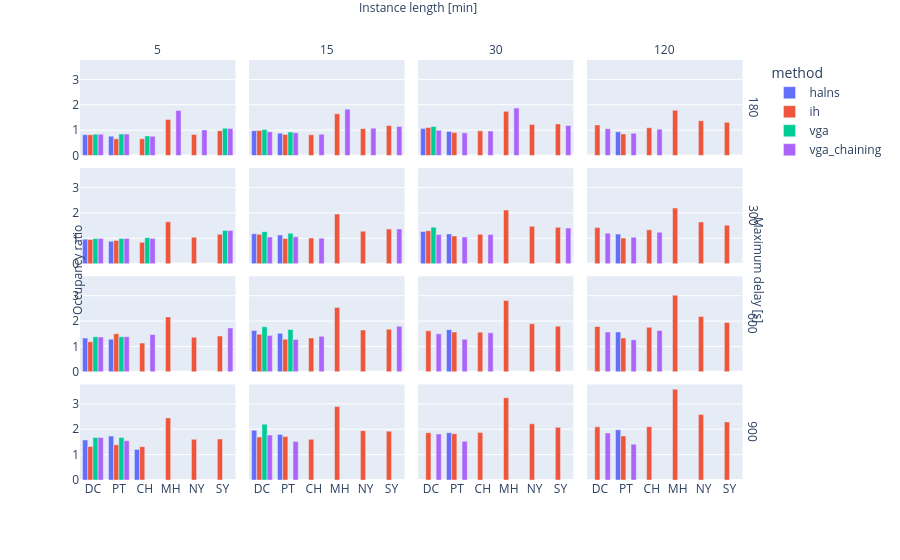

The notebook cell this image was saved under:
### Code cell
fig = px.bar(
    # oc_method,
    weighted_avg,
    # weighted_avg[weighted_avg['area_order'] == 1],
    # oc_method_group[oc_method_group['area_order'] == 0],
    # x='vehicle_hours',
    # y='avg_occupancy',
    y='occ_ratio',
    x='area_short',
    barmode='group',
    color='method',
    # title='Average Cost per Request by Area and Method',
    facet_col='duration_minutes',
    facet_row='max_delay'
)
# fig.update_layout(
#     height=1200,
#     width=1800,
#     title_x=0.5
# )

# Shared axes titles
fig.for_each_yaxis(lambda y: y.update(title=''))  # Remove titles
fig.add_annotation(
    x=-0.02, y=0.5, text="Occupancy ratio", textangle=-90,
    xref="paper", yref="paper", showarrow=False
)
fig.for_each_xaxis(lambda x: x.update(title=''))  # Remove titles
fig.add_annotation(
    x=0.5, y=1.15, text="Instance length [min]", xref="paper", yref="paper", showarrow=False
)  # Add shared title
fig.add_annotation(
    x=1.02, y=0.5, text="Maximum delay [s]", xref="paper", yref="paper", showarrow=False, textangle=90
)  # Add shared facet row title

fig.for_each_annotation(lambda a: a.update(text=a.text.split("=")[-1]))

fig.show()

### Figure 1 — Plotly figure (JSON) as saved in the notebook; plotly's stock layout.template omitted (floating-point values rounded to 4 significant figures)
{"data": [{"alignmentgroup": "True", "hovertemplate": "method=halns<br>max_delay=180<br>duration_minutes=5<br>area_short=%{x}<br>occ_ratio=%{y}<extra></extra>", "legendgroup": "halns", "marker": {"color": "#636efa", "pattern": {"shape": ""}}, "name": "halns", "offsetgroup": "halns", "orientation": "v", "showlegend": true, "textposition": "auto", "type": "bar", "x": ["DC", "PT"], "xaxis": "x13", "y": [0.8232, 0.7633], "yaxis": "y13"}, {"alignmentgroup": "True", "hovertemplate": "method=halns<br>max_delay=180<br>duration_minutes=15<br>area_short=%{x}<br>occ_ratio=%{y}<extra></extra>", "legendgroup": "halns", "marker": {"color": "#636efa", "pattern": {"shape": ""}}, "name": "halns", "offsetgroup": "halns", "orientation": "v", "showlegend": false, "textposition": "auto", "type": "bar", "x": ["DC", "PT"], "xaxis": "x14", "y": [0.9798, 0.8801], "yaxis": "y14"}, {"alignmentgroup": "True", "hovertemplate": "method=halns<br>max_delay=180<br>duration_minutes=30<br>area_short=%{x}<br>occ_ratio=%{y}<extra></extra>", "legendgroup": "halns", "marker": {"color": "#636efa", "pattern": {"shape": ""}}, "name": "halns", "offsetgroup": "halns", "orientation": "v", "showlegend": false, "textposition": "auto", "type": "bar", "x": ["DC", "PT"], "xaxis": "x15", "y": [1.061, 0.9464], "yaxis": "y15"}, {"alignmentgroup": "True", "hovertemplate": "method=halns<br>max_delay=180<br>duration_minutes=120<br>area_short=%{x}<br>occ_ratio=%{y}<extra></extra>", "legendgroup": "halns", "marker": {"color": "#636efa", "pattern": {"shape": ""}}, "name": "halns", "offsetgroup": "halns", "orientation": "v", "showlegend": false, "textposition": "auto", "type": "bar", "x": ["PT"], "xaxis": "x16", "y": [0.934], "yaxis": "y16"}, {"alignmentgroup": "True", "hovertemplate": "method=halns<br>max_delay=300<br>duration_minutes=5<br>area_short=%{x}<br>occ_ratio=%{y}<extra></extra>", "legendgroup": "halns", "marker": {"color": "#636efa", "pattern": {"shape": ""}}, "name": "halns", "offsetgroup": "halns", "orientation": "v", "showlegend": false, "textposition": "auto", "type": "bar", "x": ["DC", "PT"], "xaxis": "x9", "y": [0.9662, 0.8808], "yaxis": "y9"}, {"alignmentgroup": "True", "hovertemplate": "method=halns<br>max_delay=300<br>duration_minutes=15<br>area_short=%{x}<br>occ_ratio=%{y}<extra></extra>", "legendgroup": "halns", "marker": {"color": "#636efa", "pattern": {"shape": ""}}, "name": "halns", "offsetgroup": "halns", "orientation": "v", "showlegend": false, "textposition": "auto", "type": "bar", "x": ["DC", "PT"], "xaxis": "x10", "y": [1.177, 1.131], "yaxis": "y10"}, {"alignmentgroup": "True", "hovertemplate": "method=halns<br>max_delay=300<br>duration_minutes=30<br>area_short=%{x}<br>occ_ratio=%{y}<extra></extra>", "legendgroup": "halns", "marker": {"color": "#636efa", "pattern": {"shape": ""}}, "name": "halns", "offsetgroup": "halns", "orientation": "v", "showlegend": false, "textposition": "auto", "type": "bar", "x": ["DC", "PT"], "xaxis": "x11", "y": [1.269, 1.174], "yaxis": "y11"}, {"alignmentgroup": "True", "hovertemplate": "method=halns<br>max_delay=300<br>duration_minutes=120<br>area_short=%{x}<br>occ_ratio=%{y}<extra></extra>", "legendgroup": "halns", "marker": {"color": "#636efa", "pattern": {"shape": ""}}, "name": "halns", "offsetgroup": "halns", "orientation": "v", "showlegend": false, "textposition": "auto", "type": "bar", "x": ["PT"], "xaxis": "x12", "y": [1.167], "yaxis": "y12"}, {"alignmentgroup": "True", "hovertemplate": "method=halns<br>max_delay=600<br>duration_minutes=5<br>area_short=%{x}<br>occ_ratio=%{y}<extra></extra>", "legendgroup": "halns", "marker": {"color": "#636efa", "pattern": {"shape": ""}}, "name": "halns", "offsetgroup": "halns", "orientation": "v", "showlegend": false, "textposition": "auto", "type": "bar", "x": ["DC", "PT"], "xaxis": "x5", "y": [1.329, 1.286], "yaxis": "y5"}, {"alignmentgroup": "True", "hovertemplate": "method=halns<br>max_delay=600<br>duration_minutes=15<br>area_short=%{x}<br>occ_ratio=%{y}<extra></extra>", "legendgroup": "halns", "marker": {"color": "#636efa", "pattern": {"shape": ""}}, "name": "halns", "offsetgroup": "halns", "orientation": "v", "showlegend": false, "textposition": "auto", "type": "bar", "x": ["DC", "PT"], "xaxis": "x6", "y": [1.628, 1.52], "yaxis": "y6"}, {"alignmentgroup": "True", "hovertemplate": "method=halns<br>max_delay=600<br>duration_minutes=30<br>area_short=%{x}<br>occ_ratio=%{y}<extra></extra>", "legendgroup": "halns", "marker": {"color": "#636efa", "pattern": {"shape": ""}}, "name": "halns", "offsetgroup": "halns", "orientation": "v", "showlegend": false, "textposition": "auto", "type": "bar", "x": ["PT"], "xaxis": "x7", "y": [1.663], "yaxis": "y7"}, {"alignmentgroup": "True", "hovertemplate": "method=halns<br>max_delay=600<br>duration_minutes=120<br>area_short=%{x}<br>occ_ratio=%{y}<extra></extra>", "legendgroup": "halns", "marker": {"color": "#636efa", "pattern": {"shape": ""}}, "name": "halns", "offsetgroup": "halns", "orientation": "v", "showlegend": false, "textposition": "auto", "type": "bar", "x": ["PT"], "xaxis": "x8", "y": [1.572], "yaxis": "y8"}, {"alignmentgroup": "True", "hovertemplate": "method=halns<br>max_delay=900<br>duration_minutes=5<br>area_short=%{x}<br>occ_ratio=%{y}<extra></extra>", "legendgroup": "halns", "marker": {"color": "#636efa", "pattern": {"shape": ""}}, "name": "halns", "offsetgroup": "halns", "orientation": "v", "showlegend": false, "textposition": "auto", "type": "bar", "x": ["CH", "DC", "PT"], "xaxis": "x", "y": [1.203, 1.578, 1.731], "yaxis": "y"}, {"alignmentgroup": "True", "hovertemplate": "method=halns<br>max_delay=900<br>duration_minutes=15<br>area_short=%{x}<br>occ_ratio=%{y}<extra></extra>", "legendgroup": "halns", "marker": {"color": "#636efa", "pattern": {"shape": ""}}, "name": "halns", "offsetgroup": "halns", "orientation": "v", "showlegend": false, "textposition": "auto", "type": "bar", "x": ["DC", "PT"], "xaxis": "x2", "y": [1.962, 1.797], "yaxis": "y2"}, {"alignmentgroup": "True", "hovertemplate": "method=halns<br>max_delay=900<br>duration_minutes=30<br>area_short=%{x}<br>occ_ratio=%{y}<extra></extra>", "legendgroup": "halns", "marker": {"color": "#636efa", "pattern": {"shape": ""}}, "name": "halns", "offsetgroup": "halns", "orientation": "v", "showlegend": false, "textposition": "auto", "type": "bar", "x": ["PT"], "xaxis": "x3", "y": [1.863], "yaxis": "y3"}, {"alignmentgroup": "True", "hovertemplate": "method=halns<br>max_delay=900<br>duration_minutes=120<br>area_short=%{x}<br>occ_ratio=%{y}<extra></extra>", "legendgroup": "halns", "marker": {"color": "#636efa", "pattern": {"shape": ""}}, "name": "halns", "offsetgroup": "halns", "orientation": "v", "showlegend": false, "textposition": "auto", "type": "bar", "x": ["PT"], "xaxis": "x4", "y": [1.978], "yaxis": "y4"}, {"alignmentgroup": "True", "hovertemplate": "method=ih<br>max_delay=180<br>duration_minutes=5<br>area_short=%{x}<br>occ_ratio=%{y}<extra></extra>", "legendgroup": "ih", "marker": {"color": "#EF553B", "pattern": {"shape": ""}}, "name": "ih", "offsetgroup": "ih", "orientation": "v", "showlegend": true, "textposition": "auto", "type": "bar", "x": ["CH", "DC", "MH", "NY", "PT", "SY"], "xaxis": "x13", "y": [0.6641, 0.8203, 1.424, 0.8336, 0.6602, 0.9786], "yaxis": "y13"}, {"alignmentgroup": "True", "hovertemplate": "method=ih<br>max_delay=180<br>duration_minutes=15<br>area_short=%{x}<br>occ_ratio=%{y}<extra></extra>", "legendgroup": "ih", "marker": {"color": "#EF553B", "pattern": {"shape": ""}}, "name": "ih", "offsetgroup": "ih", "orientation": "v", "showlegend": false, "textposition": "auto", "type": "bar", "x": ["CH", "DC", "MH", "NY", "PT", "SY"], "xaxis": "x14", "y": [0.8149, 0.9862, 1.644, 1.057, 0.8331, 1.182], "yaxis": "y14"}, {"alignmentgroup": "True", "hovertemplate": "method=ih<br>max_delay=180<br>duration_minutes=30<br>area_short=%{x}<br>occ_ratio=%{y}<extra></extra>", "legendgroup": "ih", "marker": {"color": "#EF553B", "pattern": {"shape": ""}}, "name": "ih", "offsetgroup": "ih", "orientation": "v", "showlegend": false, "textposition": "auto", "type": "bar", "x": ["CH", "DC", "MH", "NY", "PT", "SY"], "xaxis": "x15", "y": [0.9727, 1.105, 1.741, 1.228, 0.9046, 1.247], "yaxis": "y15"}, {"alignmentgroup": "True", "hovertemplate": "method=ih<br>max_delay=180<br>duration_minutes=120<br>area_short=%{x}<br>occ_ratio=%{y}<extra></extra>", "legendgroup": "ih", "marker": {"color": "#EF553B", "pattern": {"shape": ""}}, "name": "ih", "offsetgroup": "ih", "orientation": "v", "showlegend": false, "textposition": "auto", "type": "bar", "x": ["CH", "DC", "MH", "NY", "PT", "SY"], "xaxis": "x16", "y": [1.097, 1.207, 1.785, 1.373, 0.8539, 1.307], "yaxis": "y16"}, {"alignmentgroup": "True", "hovertemplate": "method=ih<br>max_delay=300<br>duration_minutes=5<br>area_short=%{x}<br>occ_ratio=%{y}<extra></extra>", "legendgroup": "ih", "marker": {"color": "#EF553B", "pattern": {"shape": ""}}, "name": "ih", "offsetgroup": "ih", "orientation": "v", "showlegend": false, "textposition": "auto", "type": "bar", "x": ["CH", "DC", "MH", "NY", "PT", "SY"], "xaxis": "x9", "y": [0.8425, 0.9529, 1.648, 1.043, 0.9129, 1.164], "yaxis": "y9"}, {"alignmentgroup": "True", "hovertemplate": "method=ih<br>max_delay=300<br>duration_minutes=15<br>area_short=%{x}<br>occ_ratio=%{y}<extra></extra>", "legendgroup": "ih", "marker": {"color": "#EF553B", "pattern": {"shape": ""}}, "name": "ih", "offsetgroup": "ih", "orientation": "v", "showlegend": false, "textposition": "auto", "type": "bar", "x": ["CH", "DC", "MH", "NY", "PT", "SY"], "xaxis": "x10", "y": [1.009, 1.157, 1.955, 1.283, 0.9947, 1.368], "yaxis": "y10"}, {"alignmentgroup": "True", "hovertemplate": "method=ih<br>max_delay=300<br>duration_minutes=30<br>area_short=%{x}<br>occ_ratio=%{y}<extra></extra>", "legendgroup": "ih", "marker": {"color": "#EF553B", "pattern": {"shape": ""}}, "name": "ih", "offsetgroup": "ih", "orientation": "v", "showlegend": false, "textposition": "auto", "type": "bar", "x": ["CH", "DC", "MH", "NY", "PT", "SY"], "xaxis": "x11", "y": [1.162, 1.301, 2.113, 1.472, 1.095, 1.432], "yaxis": "y11"}, {"alignmentgroup": "True", "hovertemplate": "method=ih<br>max_delay=300<br>duration_minutes=120<br>area_short=%{x}<br>occ_ratio=%{y}<extra></extra>", "legendgroup": "ih", "marker": {"color": "#EF553B", "pattern": {"shape": ""}}, "name": "ih", "offsetgroup": "ih", "orientation": "v", "showlegend": false, "textposition": "auto", "type": "bar", "x": ["CH", "DC", "MH", "NY", "PT", "SY"], "xaxis": "x12", "y": [1.335, 1.423, 2.19, 1.644, 1.01, 1.517], "yaxis": "y12"}, {"alignmentgroup": "True", "hovertemplate": "method=ih<br>max_delay=600<br>duration_minutes=5<br>area_short=%{x}<br>occ_ratio=%{y}<extra></extra>", "legendgroup": "ih", "marker": {"color": "#EF553B", "pattern": {"shape": ""}}, "name": "ih", "offsetgroup": "ih", "orientation": "v", "showlegend": false, "textposition": "auto", "type": "bar", "x": ["CH", "DC", "MH", "NY", "PT", "SY"], "xaxis": "x5", "y": [1.132, 1.188, 2.163, 1.366, 1.501, 1.411], "yaxis": "y5"}, {"alignmentgroup": "True", "hovertemplate": "method=ih<br>max_delay=600<br>duration_minutes=15<br>area_short=%{x}<br>occ_ratio=%{y}<extra></extra>", "legendgroup": "ih", "marker": {"color": "#EF553B", "pattern": {"shape": ""}}, "name": "ih", "offsetgroup": "ih", "orientation": "v", "showlegend": false, "textposition": "auto", "type": "bar", "x": ["CH", "DC", "MH", "NY", "PT", "SY"], "xaxis": "x6", "y": [1.336, 1.481, 2.535, 1.65, 1.286, 1.682], "yaxis": "y6"}, {"alignmentgroup": "True", "hovertemplate": "method=ih<br>max_delay=600<br>duration_minutes=30<br>area_short=%{x}<br>occ_ratio=%{y}<extra></extra>", "legendgroup": "ih", "marker": {"color": "#EF553B", "pattern": {"shape": ""}}, "name": "ih", "offsetgroup": "ih", "orientation": "v", "showlegend": false, "textposition": "auto", "type": "bar", "x": ["CH", "DC", "MH", "NY", "PT", "SY"], "xaxis": "x7", "y": [1.565, 1.618, 2.813, 1.895, 1.568, 1.8], "yaxis": "y7"}, {"alignmentgroup": "True", "hovertemplate": "method=ih<br>max_delay=600<br>duration_minutes=120<br>area_short=%{x}<br>occ_ratio=%{y}<extra></extra>", "legendgroup": "ih", "marker": {"color": "#EF553B", "pattern": {"shape": ""}}, "name": "ih", "offsetgroup": "ih", "orientation": "v", "showlegend": false, "textposition": "auto", "type": "bar", "x": ["CH", "DC", "MH", "NY", "PT", "SY"], "xaxis": "x8", "y": [1.753, 1.79, 3.02, 2.177, 1.332, 1.942], "yaxis": "y8"}, {"alignmentgroup": "True", "hovertemplate": "method=ih<br>max_delay=900<br>duration_minutes=5<br>area_short=%{x}<br>occ_ratio=%{y}<extra></extra>", "legendgroup": "ih", "marker": {"color": "#EF553B", "pattern": {"shape": ""}}, "name": "ih", "offsetgroup": "ih", "orientation": "v", "showlegend": false, "textposition": "auto", "type": "bar", "x": ["CH", "DC", "MH", "NY", "PT", "SY"], "xaxis": "x", "y": [1.314, 1.321, 2.447, 1.601, 1.389, 1.615], "yaxis": "y"}, {"alignmentgroup": "True", "hovertemplate": "method=ih<br>max_delay=900<br>duration_minutes=15<br>area_short=%{x}<br>occ_ratio=%{y}<extra></extra>", "legendgroup": "ih", "marker": {"color": "#EF553B", "pattern": {"shape": ""}}, "name": "ih", "offsetgroup": "ih", "orientation": "v", "showlegend": false, "textposition": "auto", "type": "bar", "x": ["CH", "DC", "MH", "NY", "PT", "SY"], "xaxis": "x2", "y": [1.601, 1.698, 2.892, 1.944, 1.709, 1.922], "yaxis": "y2"}, {"alignmentgroup": "True", "hovertemplate": "method=ih<br>max_delay=900<br>duration_minutes=30<br>area_short=%{x}<br>occ_ratio=%{y}<extra></extra>", "legendgroup": "ih", "marker": {"color": "#EF553B", "pattern": {"shape": ""}}, "name": "ih", "offsetgroup": "ih", "orientation": "v", "showlegend": false, "textposition": "auto", "type": "bar", "x": ["CH", "DC", "MH", "NY", "PT", "SY"], "xaxis": "x3", "y": [1.867, 1.863, 3.241, 2.214, 1.823, 2.076], "yaxis": "y3"}, {"alignmentgroup": "True", "hovertemplate": "method=ih<br>max_delay=900<br>duration_minutes=120<br>area_short=%{x}<br>occ_ratio=%{y}<extra></extra>", "legendgroup": "ih", "marker": {"color": "#EF553B", "pattern": {"shape": ""}}, "name": "ih", "offsetgroup": "ih", "orientation": "v", "showlegend": false, "textposition": "auto", "type": "bar", "x": ["CH", "DC", "MH", "NY", "PT", "SY"], "xaxis": "x4", "y": [2.099, 2.095, 3.576, 2.576, 1.737, 2.289], "yaxis": "y4"}, {"alignmentgroup": "True", "hovertemplate": "method=vga<br>max_delay=180<br>duration_minutes=5<br>area_short=%{x}<br>occ_ratio=%{y}<extra></extra>", "legendgroup": "vga", "marker": {"color": "#00cc96", "pattern": {"shape": ""}}, "name": "vga", "offsetgroup": "vga", "orientation": "v", "showlegend": true, "textposition": "auto", "type": "bar", "x": ["CH", "DC", "PT", "SY"], "xaxis": "x13", "y": [0.7712, 0.8415, 0.8453, 1.078], "yaxis": "y13"}, {"alignmentgroup": "True", "hovertemplate": "method=vga<br>max_delay=180<br>duration_minutes=15<br>area_short=%{x}<br>occ_ratio=%{y}<extra></extra>", "legendgroup": "vga", "marker": {"color": "#00cc96", "pattern": {"shape": ""}}, "name": "vga", "offsetgroup": "vga", "orientation": "v", "showlegend": false, "textposition": "auto", "type": "bar", "x": ["DC", "PT"], "xaxis": "x14", "y": [1.022, 0.9251], "yaxis": "y14"}, {"alignmentgroup": "True", "hovertemplate": "method=vga<br>max_delay=180<br>duration_minutes=30<br>area_short=%{x}<br>occ_ratio=%{y}<extra></extra>", "legendgroup": "vga", "marker": {"color": "#00cc96", "pattern": {"shape": ""}}, "name": "vga", "offsetgroup": "vga", "orientation": "v", "showlegend": false, "textposition": "auto", "type": "bar", "x": ["DC"], "xaxis": "x15", "y": [1.141], "yaxis": "y15"}, {"alignmentgroup": "True", "hovertemplate": "method=vga<br>max_delay=300<br>duration_minutes=5<br>area_short=%{x}<br>occ_ratio=%{y}<extra></extra>", "legendgroup": "vga", "marker": {"color": "#00cc96", "pattern": {"shape": ""}}, "name": "vga", "offsetgroup": "vga", "orientation": "v", "showlegend": false, "textposition": "auto", "type": "bar", "x": ["CH", "DC", "PT", "SY"], "xaxis": "x9", "y": [1.025, 0.9893, 0.9963, 1.311], "yaxis": "y9"}, {"alignmentgroup": "True", "hovertemplate": "method=vga<br>max_delay=300<br>duration_minutes=15<br>area_short=%{x}<br>occ_ratio=%{y}<extra></extra>", "legendgroup": "vga", "marker": {"color": "#00cc96", "pattern": {"shape": ""}}, "name": "vga", "offsetgroup": "vga", "orientation": "v", "showlegend": false, "textposition": "auto", "type": "bar", "x": ["DC", "PT"], "xaxis": "x10", "y": [1.263, 1.198], "yaxis": "y10"}, {"alignmentgroup": "True", "hovertemplate": "method=vga<br>max_delay=300<br>duration_minutes=30<br>area_short=%{x}<br>occ_ratio=%{y}<extra></extra>", "legendgroup": "vga", "marker": {"color": "#00cc96", "pattern": {"shape": ""}}, "name": "vga", "offsetgroup": "vga", "orientation": "v", "showlegend": false, "textposition": "auto", "type": "bar", "x": ["DC"], "xaxis": "x11", "y": [1.438], "yaxis": "y11"}, {"alignmentgroup": "True", "hovertemplate": "method=vga<br>max_delay=600<br>duration_minutes=5<br>area_short=%{x}<br>occ_ratio=%{y}<extra></extra>", "legendgroup": "vga", "marker": {"color": "#00cc96", "pattern": {"shape": ""}}, "name": "vga", "offsetgroup": "vga", "orientation": "v", "showlegend": false, "textposition": "auto", "type": "bar", "x": ["DC", "PT"], "xaxis": "x5", "y": [1.384, 1.382], "yaxis": "y5"}, {"alignmentgroup": "True", "hovertemplate": "method=vga<br>max_delay=600<br>duration_minutes=15<br>area_short=%{x}<br>occ_ratio=%{y}<extra></extra>", "legendgroup": "vga", "marker": {"color": "#00cc96", "pattern": {"shape": ""}}, "name": "vga", "offsetgroup": "vga", "orientation": "v", "showlegend": false, "textposition": "auto", "type": "bar", "x": ["DC", "PT"], "xaxis": "x6", "y": [1.776, 1.667], "yaxis": "y6"}, {"alignmentgroup": "True", "hovertemplate": "method=vga<br>max_delay=900<br>duration_minutes=5<br>area_short=%{x}<br>occ_ratio=%{y}<extra></extra>", "legendgroup": "vga", "marker": {"color": "#00cc96", "pattern": {"shape": ""}}, "name": "vga", "offsetgroup": "vga", "orientation": "v", "showlegend": false, "textposition": "auto", "type": "bar", "x": ["DC", "PT"], "xaxis": "x", "y": [1.674, 1.678], "yaxis": "y"}, {"alignmentgroup": "True", "hovertemplate": "method=vga<br>max_delay=900<br>duration_minutes=15<br>area_short=%{x}<br>occ_ratio=%{y}<extra></extra>", "legendgroup": "vga", "marker": {"color": "#00cc96", "pattern": {"shape": ""}}, "name": "vga", "offsetgroup": "vga", "orientation": "v", "showlegend": false, "textposition": "auto", "type": "bar", "x": ["DC"], "xaxis": "x2", "y": [2.199], "yaxis": "y2"}, {"alignmentgroup": "True", "hovertemplate": "method=vga_chaining<br>max_delay=180<br>duration_minutes=5<br>area_short=%{x}<br>occ_ratio=%{y}<extra></extra>", "legendgroup": "vga_chaining", "marker": {"color": "#ab63fa", "pattern": {"shape": ""}}, "name": "vga_chaining", "offsetgroup": "vga_chaining", "orientation": "v", "showlegend": true, "textposition": "auto", "type": "bar", "x": ["CH", "DC", "MH", "NY", "PT", "SY"], "xaxis": "x13", "y": [0.7613, 0.8415, 1.777, 1.01, 0.8453, 1.065], "yaxis": "y13"}, {"alignmentgroup": "True", "hovertemplate": "method=vga_chaining<br>max_delay=180<br>duration_minutes=15<br>area_short=%{x}<br>occ_ratio=%{y}<extra></extra>", "legendgroup": "vga_chaining", "marker": {"color": "#ab63fa", "pattern": {"shape": ""}}, "name": "vga_chaining", "offsetgroup": "vga_chaining", "orientation": "v", "showlegend": false, "textposition": "auto", "type": "bar", "x": ["CH", "DC", "MH", "NY", "PT", "SY"], "xaxis": "x14", "y": [0.8431, 0.9369, 1.829, 1.078, 0.8998, 1.145], "yaxis": "y14"}, {"alignmentgroup": "True", "hovertemplate": "method=vga_chaining<br>max_delay=180<br>duration_minutes=30<br>area_short=%{x}<br>occ_ratio=%{y}<extra></extra>", "legendgroup": "vga_chaining", "marker": {"color": "#ab63fa", "pattern": {"shape": ""}}, "name": "vga_chaining", "offsetgroup": "vga_chaining", "orientation": "v", "showlegend": false, "textposition": "auto", "type": "bar", "x": ["CH", "DC", "MH", "PT", "SY"], "xaxis": "x15", "y": [0.9677, 0.999, 1.871, 0.8945, 1.182], "yaxis": "y15"}, {"alignmentgroup": "True", "hovertemplate": "method=vga_chaining<br>max_delay=180<br>duration_minutes=120<br>area_short=%{x}<br>occ_ratio=%{y}<extra></extra>", "legendgroup": "vga_chaining", "marker": {"color": "#ab63fa", "pattern": {"shape": ""}}, "name": "vga_chaining", "offsetgroup": "vga_chaining", "orientation": "v", "showlegend": false, "textposition": "auto", "type": "bar", "x": ["CH", "DC", "PT"], "xaxis": "x16", "y": [1.04, 1.058, 0.8831], "yaxis": "y16"}, {"alignmentgroup": "True", "hovertemplate": "method=vga_chaining<br>max_delay=300<br>duration_minutes=5<br>area_short=%{x}<br>occ_ratio=%{y}<extra></extra>", "legendgroup": "vga_chaining", "marker": {"color": "#ab63fa", "pattern": {"shape": ""}}, "name": "vga_chaining", "offsetgroup": "vga_chaining", "orientation": "v", "showlegend": false, "textposition": "auto", "type": "bar", "x": ["CH", "DC", "PT", "SY"], "xaxis": "x9", "y": [0.9933, 0.9906, 0.9963, 1.306], "yaxis": "y9"}, {"alignmentgroup": "True", "hovertemplate": "method=vga_chaining<br>max_delay=300<br>duration_minutes=15<br>area_short=%{x}<br>occ_ratio=%{y}<extra></extra>", "legendgroup": "vga_chaining", "marker": {"color": "#ab63fa", "pattern": {"shape": ""}}, "name": "vga_chaining", "offsetgroup": "vga_chaining", "orientation": "v", "showlegend": false, "textposition": "auto", "type": "bar", "x": ["CH", "DC", "PT", "SY"], "xaxis": "x10", "y": [1.001, 1.053, 1.06, 1.371], "yaxis": "y10"}, {"alignmentgroup": "True", "hovertemplate": "method=vga_chaining<br>max_delay=300<br>duration_minutes=30<br>area_short=%{x}<br>occ_ratio=%{y}<extra></extra>", "legendgroup": "vga_chaining", "marker": {"color": "#ab63fa", "pattern": {"shape": ""}}, "name": "vga_chaining", "offsetgroup": "vga_chaining", "orientation": "v", "showlegend": false, "textposition": "auto", "type": "bar", "x": ["CH", "DC", "PT", "SY"], "xaxis": "x11", "y": [1.149, 1.146, 1.055, 1.403], "yaxis": "y11"}, {"alignmentgroup": "True", "hovertemplate": "method=vga_chaining<br>max_delay=300<br>duration_minutes=120<br>area_short=%{x}<br>occ_ratio=%{y}<extra></extra>", "legendgroup": "vga_chaining", "marker": {"color": "#ab63fa", "pattern": {"shape": ""}}, "name": "vga_chaining", "offsetgroup": "vga_chaining", "orientation": "v", "showlegend": false, "textposition": "auto", "type": "bar", "x": ["CH", "DC", "PT"], "xaxis": "x12", "y": [1.242, 1.204, 1.041], "yaxis": "y12"}, {"alignmentgroup": "True", "hovertemplate": "method=vga_chaining<br>max_delay=600<br>duration_minutes=5<br>area_short=%{x}<br>occ_ratio=%{y}<extra></extra>", "legendgroup": "vga_chaining", "marker": {"color": "#ab63fa", "pattern": {"shape": ""}}, "name": "vga_chaining", "offsetgroup": "vga_chaining", "orientation": "v", "showlegend": false, "textposition": "auto", "type": "bar", "x": ["CH", "DC", "PT", "SY"], "xaxis": "x5", "y": [1.47, 1.373, 1.382, 1.729], "yaxis": "y5"}, {"alignmentgroup": "True", "hovertemplate": "method=vga_chaining<br>max_delay=600<br>duration_minutes=15<br>area_short=%{x}<br>occ_ratio=%{y}<extra></extra>", "legendgroup": "vga_chaining", "marker": {"color": "#ab63fa", "pattern": {"shape": ""}}, "name": "vga_chaining", "offsetgroup": "vga_chaining", "orientation": "v", "showlegend": false, "textposition": "auto", "type": "bar", "x": ["CH", "DC", "PT", "SY"], "xaxis": "x6", "y": [1.401, 1.428, 1.273, 1.795], "yaxis": "y6"}, {"alignmentgroup": "True", "hovertemplate": "method=vga_chaining<br>max_delay=600<br>duration_minutes=30<br>area_short=%{x}<br>occ_ratio=%{y}<extra></extra>", "legendgroup": "vga_chaining", "marker": {"color": "#ab63fa", "pattern": {"shape": ""}}, "name": "vga_chaining", "offsetgroup": "vga_chaining", "orientation": "v", "showlegend": false, "textposition": "auto", "type": "bar", "x": ["CH", "DC", "PT"], "xaxis": "x7", "y": [1.542, 1.497, 1.286], "yaxis": "y7"}, {"alignmentgroup": "True", "hovertemplate": "method=vga_chaining<br>max_delay=600<br>duration_minutes=120<br>area_short=%{x}<br>occ_ratio=%{y}<extra></extra>", "legendgroup": "vga_chaining", "marker": {"color": "#ab63fa", "pattern": {"shape": ""}}, "name": "vga_chaining", "offsetgroup": "vga_chaining", "orientation": "v", "showlegend": false, "textposition": "auto", "type": "bar", "x": ["CH", "DC", "PT"], "xaxis": "x8", "y": [1.632, 1.57, 1.265], "yaxis": "y8"}, {"alignmentgroup": "True", "hovertemplate": "method=vga_chaining<br>max_delay=900<br>duration_minutes=5<br>area_short=%{x}<br>occ_ratio=%{y}<extra></extra>", "legendgroup": "vga_chaining", "marker": {"color": "#ab63fa", "pattern": {"shape": ""}}, "name": "vga_chaining", "offsetgroup": "vga_chaining", "orientation": "v", "showlegend": false, "textposition": "auto", "type": "bar", "x": ["DC", "PT"], "xaxis": "x", "y": [1.675, 1.545], "yaxis": "y"}, {"alignmentgroup": "True", "hovertemplate": "method=vga_chaining<br>max_delay=900<br>duration_minutes=15<br>area_short=%{x}<br>occ_ratio=%{y}<extra></extra>", "legendgroup": "vga_chaining", "marker": {"color": "#ab63fa", "pattern": {"shape": ""}}, "name": "vga_chaining", "offsetgroup": "vga_chaining", "orientation": "v", "showlegend": false, "textposition": "auto", "type": "bar", "x": ["DC", "PT"], "xaxis": "x2", "y": [1.768, 1.513], "yaxis": "y2"}, {"alignmentgroup": "True", "hovertemplate": "method=vga_chaining<br>max_delay=900<br>duration_minutes=30<br>area_short=%{x}<br>occ_ratio=%{y}<extra></extra>", "legendgroup": "vga_chaining", "marker": {"color": "#ab63fa", "pattern": {"shape": ""}}, "name": "vga_chaining", "offsetgroup": "vga_chaining", "orientation": "v", "showlegend": false, "textposition": "auto", "type": "bar", "x": ["DC", "PT"], "xaxis": "x3", "y": [1.814, 1.527], "yaxis": "y3"}, {"alignmentgroup": "True", "hovertemplate": "method=vga_chaining<br>max_delay=900<br>duration_minutes=120<br>area_short=%{x}<br>occ_ratio=%{y}<extra></extra>", "legendgroup": "vga_chaining", "marker": {"color": "#ab63fa", "pattern": {"shape": ""}}, "name": "vga_chaining", "offsetgroup": "vga_chaining", "orientation": "v", "showlegend": false, "textposition": "auto", "type": "bar", "x": ["DC", "PT"], "xaxis": "x4", "y": [1.851, 1.411], "yaxis": "y4"}], "layout": {"annotations": [{"showarrow": false, "text": "5", "x": 0.115, "xanchor": "center", "xref": "paper", "y": 1, "yanchor": "bottom", "yref": "paper"}, {"showarrow": false, "text": "15", "x": 0.365, "xanchor": "center", "xref": "paper", "y": 1, "yanchor": "bottom", "yref": "paper"}, {"showarrow": false, "text": "30", "x": 0.615, "xanchor": "center", "xref": "paper", "y": 1, "yanchor": "bottom", "yref": "paper"}, {"showarrow": false, "text": "120", "x": 0.865, "xanchor": "center", "xref": "paper", "y": 1, "yanchor": "bottom", "yref": "paper"}, {"showarrow": false, "text": "900", "textangle": 90, "x": 0.98, "xanchor": "left", "xref": "paper", "y": 0.1138, "yanchor": "middle", "yref": "paper"}, {"showarrow": false, "text": "600", "textangle": 90, "x": 0.98, "xanchor": "left", "xref": "paper", "y": 0.3712, "yanchor": "middle", "yref": "paper"}, {"showarrow": false, "text": "300", "textangle": 90, "x": 0.98, "xanchor": "left", "xref": "paper", "y": 0.6288, "yanchor": "middle", "yref": "paper"}, {"showarrow": false, "text": "180", "textangle": 90, "x": 0.98, "xanchor": "left", "xref": "paper", "y": 0.8862, "yanchor": "middle", "yref": "paper"}, {"showarrow": false, "text": "Occupancy ratio", "textangle": -90, "x": -0.02, "xref": "paper", "y": 0.5, "yref": "paper"}, {"showarrow": false, "text": "Instance length [min]", "x": 0.5, "xref": "paper", "y": 1.15, "yref": "paper"}, {"showarrow": false, "text": "Maximum delay [s]", "textangle": 90, "x": 1.02, "xref": "paper", "y": 0.5, "yref": "paper"}], "barmode": "group", "legend": {"title": {"text": "method"}, "tracegroupgap": 0}, "margin": {"t": 60}, "xaxis": {"anchor": "y", "domain": [0, 0.23], "title": {"text": ""}}, "xaxis10": {"anchor": "y10", "domain": [0.25, 0.48], "matches": "x", "showticklabels": false, "title": {"text": ""}}, "xaxis11": {"anchor": "y11", "domain": [0.5, 0.73], "matches": "x", "showticklabels": false, "title": {"text": ""}}, "xaxis12": {"anchor": "y12", "domain": [0.75, 0.98], "matches": "x", "showticklabels": false, "title": {"text": ""}}, "xaxis13": {"anchor": "y13", "domain": [0, 0.23], "matches": "x", "showticklabels": false, "title": {"text": ""}}, "xaxis14": {"anchor": "y14", "domain": [0.25, 0.48], "matches": "x", "showticklabels": false, "title": {"text": ""}}, "xaxis15": {"anchor": "y15", "domain": [0.5, 0.73], "matches": "x", "showticklabels": false, "title": {"text": ""}}, "xaxis16": {"anchor": "y16", "domain": [0.75, 0.98], "matches": "x", "showticklabels": false, "title": {"text": ""}}, "xaxis2": {"anchor": "y2", "domain": [0.25, 0.48], "matches": "x", "title": {"text": ""}}, "xaxis3": {"anchor": "y3", "domain": [0.5, 0.73], "matches": "x", "title": {"text": ""}}, "xaxis4": {"anchor": "y4", "domain": [0.75, 0.98], "matches": "x", "title": {"text": ""}}, "xaxis5": {"anchor": "y5", "domain": [0, 0.23], "matches": "x", "showticklabels": false, "title": {"text": ""}}, "xaxis6": {"anchor": "y6", "domain": [0.25, 0.48], "matches": "x", "showticklabels": false, "title": {"text": ""}}, "xaxis7": {"anchor": "y7", "domain": [0.5, 0.73], "matches": "x", "showticklabels": false, "title": {"text": ""}}, "xaxis8": {"anchor": "y8", "domain": [0.75, 0.98], "matches": "x", "showticklabels": false, "title": {"text": ""}}, "xaxis9": {"anchor": "y9", "domain": [0, 0.23], "matches": "x", "showticklabels": false, "title": {"text": ""}}, "yaxis": {"anchor": "x", "domain": [0, 0.2275], "title": {"text": ""}}, "yaxis10": {"anchor": "x10", "domain": [0.515, 0.7425], "matches": "y", "showticklabels": false, "title": {"text": ""}}, "yaxis11": {"anchor": "x11", "domain": [0.515, 0.7425], "matches": "y", "showticklabels": false, "title": {"text": ""}}, "yaxis12": {"anchor": "x12", "domain": [0.515, 0.7425], "matches": "y", "showticklabels": false, "title": {"text": ""}}, "yaxis13": {"anchor": "x13", "domain": [0.7725, 1], "matches": "y", "title": {"text": ""}}, "yaxis14": {"anchor": "x14", "domain": [0.7725, 1], "matches": "y", "showticklabels": false, "title": {"text": ""}}, "yaxis15": {"anchor": "x15", "domain": [0.7725, 1], "matches": "y", "showticklabels": false, "title": {"text": ""}}, "yaxis16": {"anchor": "x16", "domain": [0.7725, 1], "matches": "y", "showticklabels": false, "title": {"text": ""}}, "yaxis2": {"anchor": "x2", "domain": [0, 0.2275], "matches": "y", "showticklabels": false, "title": {"text": ""}}, "yaxis3": {"anchor": "x3", "domain": [0, 0.2275], "matches": "y", "showticklabels": false, "title": {"text": ""}}, "yaxis4": {"anchor": "x4", "domain": [0, 0.2275], "matches": "y", "showticklabels": false, "title": {"text": ""}}, "yaxis5": {"anchor": "x5", "domain": [0.2575, 0.485], "matches": "y", "title": {"text": ""}}, "yaxis6": {"anchor": "x6", "domain": [0.2575, 0.485], "matches": "y", "showticklabels": false, "title": {"text": ""}}, "yaxis7": {"anchor": "x7", "domain": [0.2575, 0.485], "matches": "y", "showticklabels": false, "title": {"text": ""}}, "yaxis8": {"anchor": "x8", "domain": [0.2575, 0.485], "matches": "y", "showticklabels": false, "title": {"text": ""}}, "yaxis9": {"anchor": "x9", "domain": [0.515, 0.7425], "matches": "y", "title": {"text": ""}}}}
